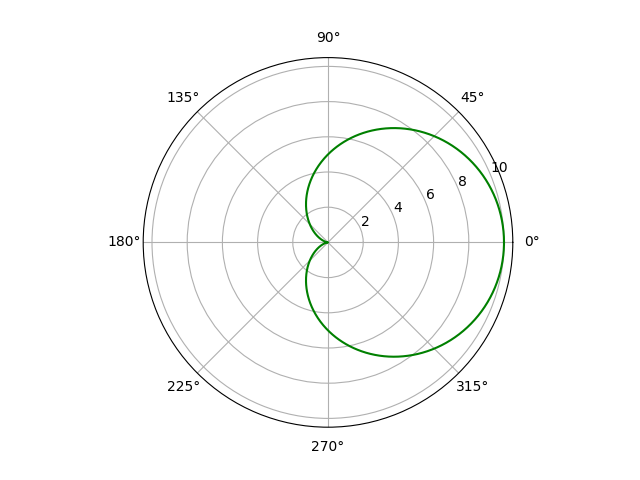

The Python source for this figure:
import numpy as np
import pylab

theta = pylab.linspace(0, 2*np.pi, 1000)
r_2 = 5*(1 + pylab.cos(theta))

pylab.polar(theta, r_2, 'g')
pylab.show()
